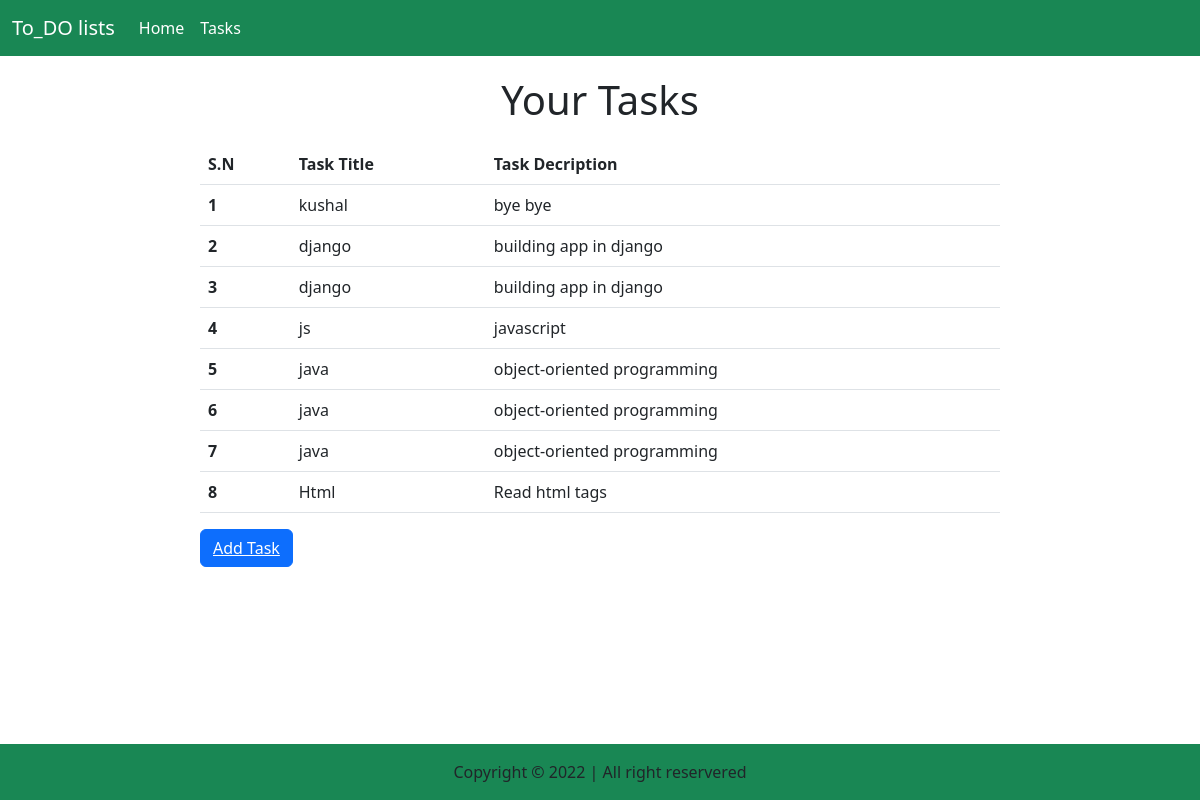
The page /tasks on the database its author committed.
### core/models.py (models this page shows, shortened)
class List(models.Model):
    title = models.CharField(max_length=100, blank=False )
    description = models.CharField(max_length = 400, null=True , blank=True)
    created_at = models.DateTimeField(auto_now_add=True)

### core/views.py (the view)
# urls.py: path('tasks', views.tasks, name='tasks'),
def tasks(request):
    Task = List.objects.all()
    context = {'tasks': Task}
    return render(request, 'tasks.html', context)

### templates/tasks.html (shortened to what this page needs)
{% extends 'base.html' %}
{% block body %}
<h1 class="text-center" >
     Your Tasks</h1>
<div class="task">
 <table class="table">
        <thead>
          <tr>
            <th scope="col">S.N</th>
            <th scope="col">Task Title</th>
            <th scope="col">Task Decription</th>
          </tr>
        </thead>
        <tbody>
            {% for task in tasks  %}
          <tr>
            <th scope="row">{{forloop.counter}}</th>
            <td>{{ task.title }}</td>
            <td>{{ task.description }}</td>
          </tr>
               {% endfor %}
        </tbody>
      </table>
      <button type="submit" class="btn btn-primary "><a href ="/" class="text-white" > Add Task </a></button>
</div>
{% endblock %}

### templates/base.html (shortened to what this page needs)
 {% load static %}
<!doctype html>
<html lang="en">
  <head>
    <link rel="stylesheet" href="{% static 'style.css' %}">
    <link href="https://cdn.jsdelivr.net/npm/bootstrap@5.2.0/dist/css/bootstrap.min.css" rel="stylesheet">
</head>
  <body>
    <nav class="navbar navbar-expand-lg  bg-success" id = "nav-bar" >
      <div class="container-fluid">
        <a class="navbar-brand text-white" href="/">To_DO lists</a>
        <div class="collapse navbar-collapse" id="navbarSupportedContent">
          <ul class="navbar-nav me-auto mb-2 mb-lg-0">
            <li class="nav-item">
              <a class="nav-link active text-white" aria-current="page" href="/">Home</a>
            </li>
            <li class="nav-item ">
              <a class="nav-link active text-white" href="/tasks">Tasks</a>
            </li>
          </ul>
        </div>
      </div>
    </nav>
    {% block body %}
    {% endblock %}
    <footer>
      <p class="text-center bg-success fixed-bottom my-0 py-3">
        Copyright &copy; 2022 | All right reservered
      </p>
    </footer>
  </body>
</html>

### templates/tasks.html (style rules this page uses)
.text-center { margin-top:20px; }
.task { width:800px; margin:auto; margin-top:20px; }

### rows shown on the page
List: title "kushal", description "bye bye"
List: title "django", description "building app in django"
List: title "django", description "building app in django"
List: title "js", description "javascript"
List: title "java", description "object-oriented programming"
List: title "java", description "object-oriented programming"
List: title "java", description "object-oriented programming"
List: title "Html", description "Read html tags"
